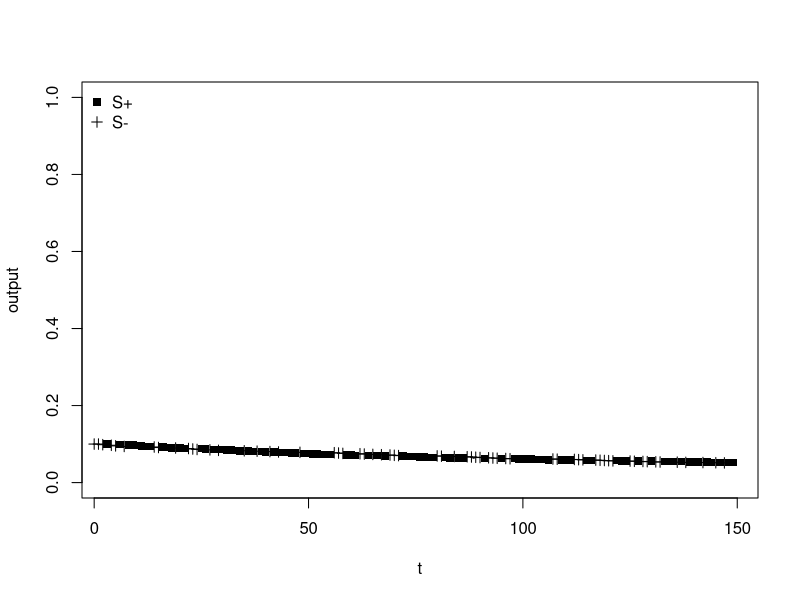

Reproduce this figure in R.
d <- read.table("deltarule.dat")
names(d) <- c("t","reward","out")
splus <- d[d$reward==1,]
sminus <- d[d$reward==0,]
pdf( "deltarule.pdf", height=5, width=5 )
plot(splus$t, splus$out, type="b", pch=15, xlab="t",
     ylab="output", ylim=c(0,1) )
lines( sminus$t, sminus$out, type="b", pch=3 )
legend("topleft",legend=c("S+","S-"), bty="n",
       pch=c(15,3) )
dev.off()
